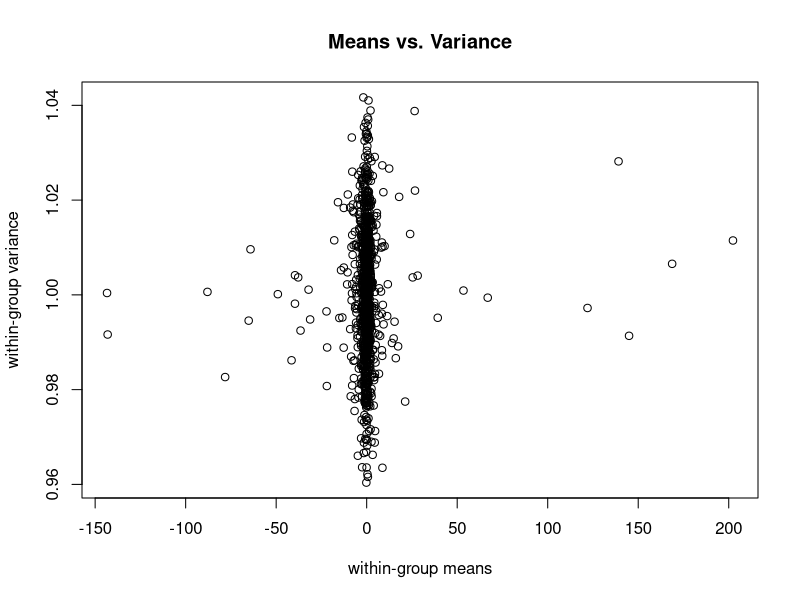

Write the R code that produced this figure.
va=matrix(unlist(read.table('./var.txt')))
avg=matrix(unlist(read.table('./ave.txt')))
plot(avg,va,main='Means vs. Variance',xlab='within-group means',
ylab='within-group variance')
savePlot(filename='withinplot',type='png')